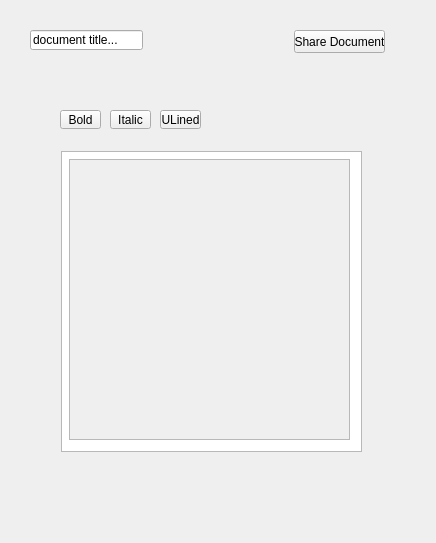
<?xml version="1.0" encoding="UTF-8"?>
<ui version="4.0">
 <class>TextEditor</class>
 <widget class="QWidget" name="TextEditor">
  <property name="geometry">
   <rect>
    <x>0</x>
    <y>0</y>
    <width>436</width>
    <height>543</height>
   </rect>
  </property>
  <property name="windowTitle">
   <string>Form</string>
  </property>
  <widget class="QWidget" name="textEditor" native="true">
   <property name="geometry">
    <rect>
     <x>30</x>
     <y>70</y>
     <width>351</width>
     <height>461</height>
    </rect>
   </property>
   <widget class="QToolButton" name="toolButton">
    <property name="geometry">
     <rect>
      <x>30</x>
      <y>40</y>
      <width>41</width>
      <height>19</height>
     </rect>
    </property>
    <property name="text">
     <string>Bold</string>
    </property>
   </widget>
   <widget class="QPlainTextEdit" name="plainTextEdit">
    <property name="geometry">
     <rect>
      <x>31</x>
      <y>81</y>
      <width>301</width>
      <height>301</height>
     </rect>
    </property>
   </widget>
   <widget class="QToolButton" name="toolButton_2">
    <property name="geometry">
     <rect>
      <x>80</x>
      <y>40</y>
      <width>41</width>
      <height>19</height>
     </rect>
    </property>
    <property name="text">
     <string>Italic</string>
    </property>
   </widget>
   <widget class="QToolButton" name="toolButton_3">
    <property name="geometry">
     <rect>
      <x>130</x>
      <y>40</y>
      <width>41</width>
      <height>19</height>
     </rect>
    </property>
    <property name="text">
     <string>ULined</string>
    </property>
   </widget>
   <widget class="QScrollArea" name="scrollArea">
    <property name="geometry">
     <rect>
      <x>39</x>
      <y>89</y>
      <width>281</width>
      <height>281</height>
     </rect>
    </property>
    <property name="widgetResizable">
     <bool>true</bool>
    </property>
    <widget class="QWidget" name="scrollAreaWidgetContents">
     <property name="geometry">
      <rect>
       <x>0</x>
       <y>0</y>
       <width>279</width>
       <height>279</height>
      </rect>
     </property>
    </widget>
   </widget>
  </widget>
  <widget class="QLineEdit" name="lineEdit">
   <property name="geometry">
    <rect>
     <x>30</x>
     <y>30</y>
     <width>113</width>
     <height>20</height>
    </rect>
   </property>
   <property name="text">
    <string>document title...</string>
   </property>
  </widget>
  <widget class="QPushButton" name="pushButton">
   <property name="geometry">
    <rect>
     <x>294</x>
     <y>30</y>
     <width>91</width>
     <height>23</height>
    </rect>
   </property>
   <property name="toolTip">
    <string>&lt;html&gt;&lt;head/&gt;&lt;body&gt;&lt;p&gt;open dialog box with links etc to share the document&lt;/p&gt;&lt;/body&gt;&lt;/html&gt;</string>
   </property>
   <property name="text">
    <string>Share Document</string>
   </property>
  </widget>
 </widget>
 <resources/>
 <connections/>
</ui>
